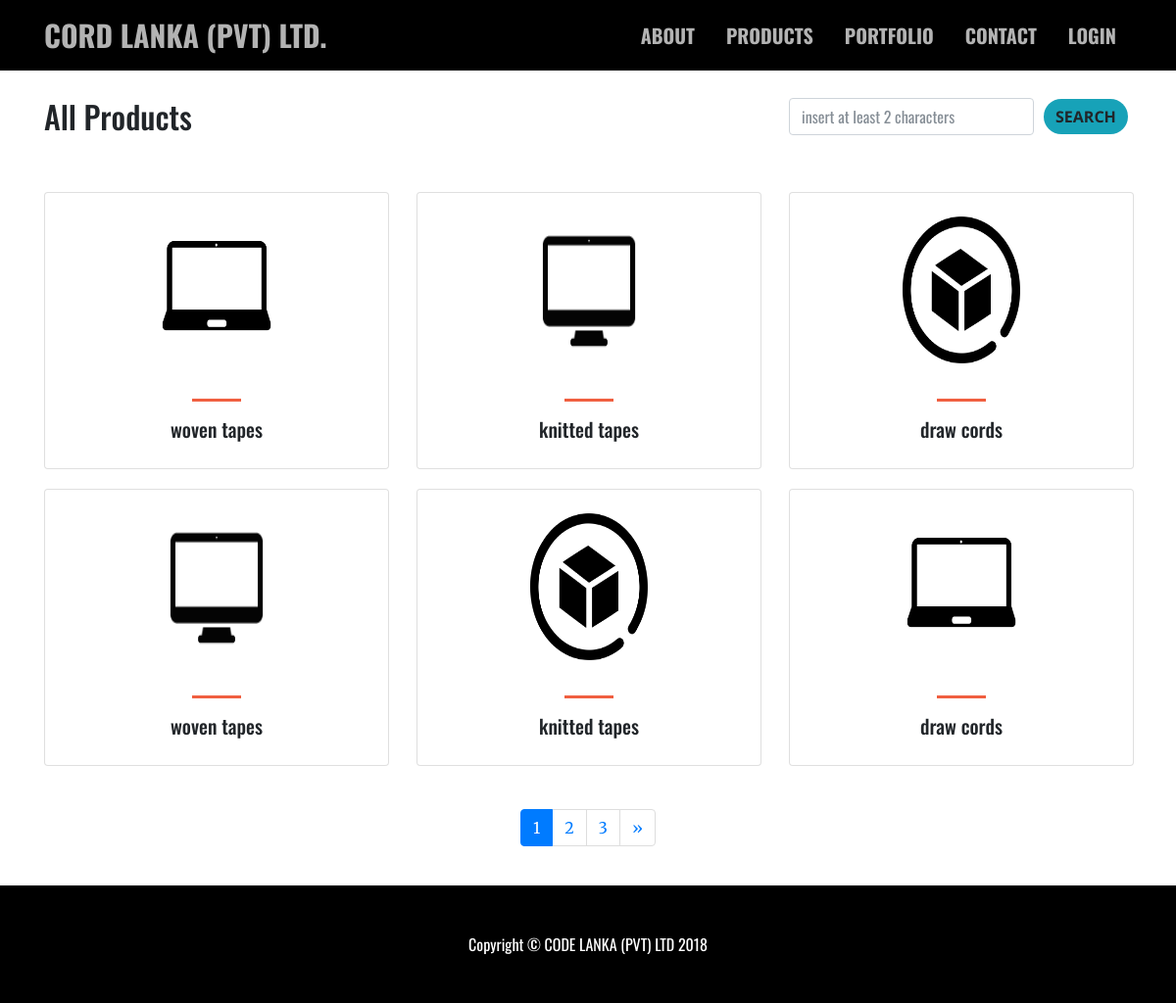
Page /index.php/products/browse on the earlier database version.
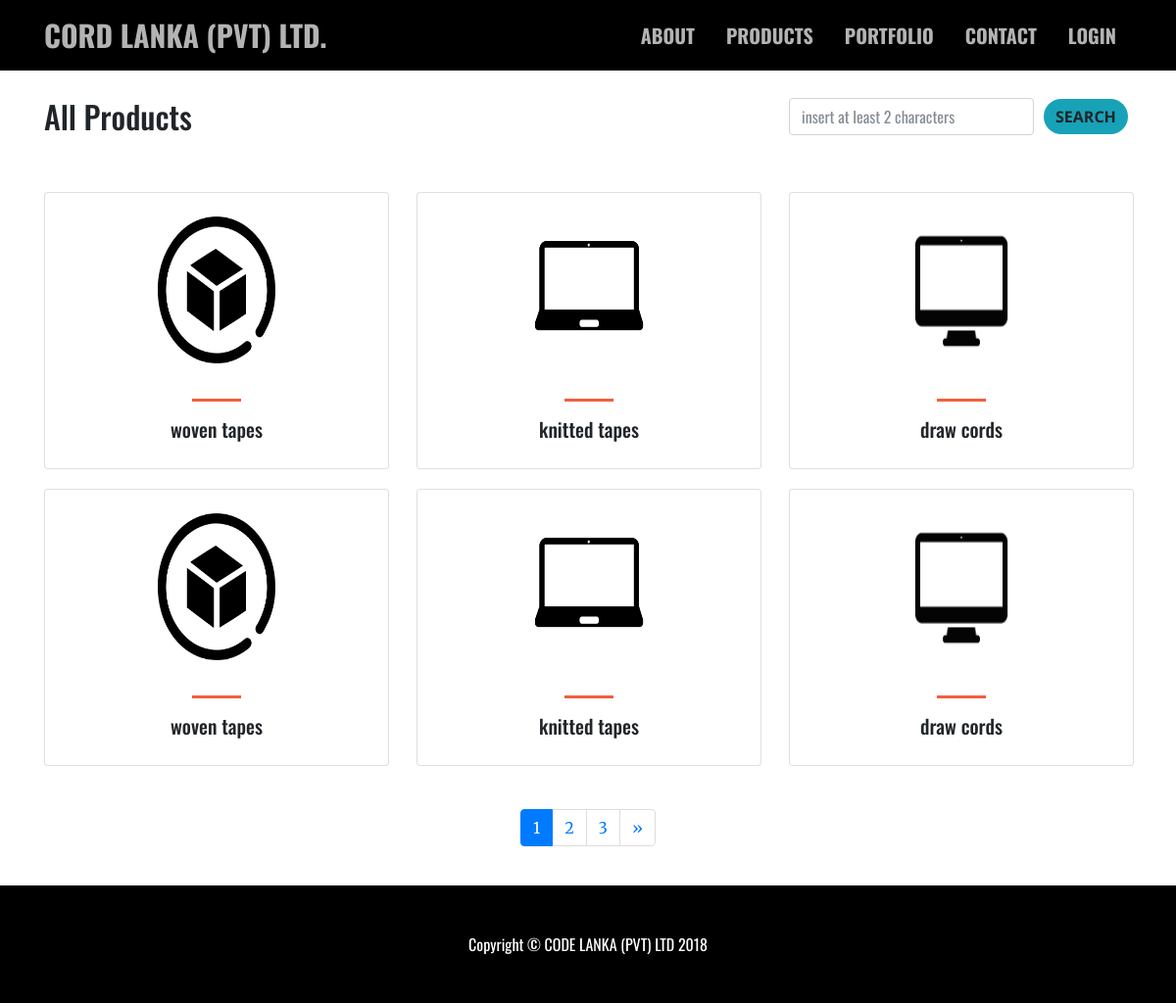
Same page on the later database version.
### tables this page shows
CREATE TABLE `products` (
  `product_id` int(11) NOT NULL,
  `category_id` int(5) NOT NULL,
  `category_name` varchar(30) NOT NULL,
  `product_name` varchar(50) NOT NULL,
  `image` varchar(100) NOT NULL
);

### index.php (called while the page is built, shortened)
<?php
require_once BASEPATH.'core/CodeIgniter.php';

### application/models/Products_model.php (called while the page is built, shortened)
<?php if ( ! defined('BASEPATH')) exit('No direct script access allowed');
class Products_model extends CI_Model {
	public function products_pagination($limit, $start)
	{
        $this->db->select('*');
        $this->db->from('products');
        $this->db->order_by('product_id','DESC');
        $this->db->limit($limit, $start);
        $query = $this->db->get();
        return $result = $query->result();
    }
}

### application/views/products.php (the view, shortened to what this page needs)
<?php if ($this->session->userdata('loggedin')) {
  include 'includes/loggedin_header.php';
}
else{
   include 'includes/inner_header.php';
}
?>
<div class="container" style="margin-top: 100px;min-height: 800px;">
	<div class="row">
		<div class="col-lg-8"><h2 id="card-head">All Products</h2></div><br><br><br>
		<div class="col-lg-4">
			 <form method="POST" class="form-inline">
				<input style="width: 250px;font-family: 'Oswald', sans-serif;margin-right: 10px;" id="searchBox" type="text" placeholder="insert at least 2 characters" name="searchBox" class="form-control">
				<a name="search_btn" id="search_btn" data-toggle="modal" data-target=".bd-example-modal-lg" class="btn btn-info">search</a>
			 </form>
        </div>
	</div><br>
	<div class="row">
		<?php foreach ($product_items as $item) : ?>
			<div class="col-lg-4">
				<div class="card" style="width: 22rem; margin-bottom: 20px;"><br>
				  <center><img class="card-img-top" style="width: 120px;height: 150px;" src="<?php echo base_url() ?>/assets/img/products/<?php echo $item->image?>" alt="Card image cap"></center>
				  <div class="card-body"><hr>
				    <h5 class="text-center"><?php echo $item->category_name?></h5>
				  </div>
				</div>
			</div>
		<?php endforeach; ?>
	</div>
	<br>
	<div class="row">
		<nav aria-label="Page navigation example" style="margin: auto;">
		    <ul class="pagination">
		    	<?php echo $link; ?>
		    </ul>
		</nav>
	</div>
	<br>
</div>

### application/controllers/Products.php (shortened to what this page needs)
<?php
class Products extends CI_Controller {
	public function __construct()
	{
		$this->load->model('Products_model');
	}
	public function browse()
	{
        $this->load->library('pagination');
        $config['base_url'] = 'http://localhost/Projects/CodeLanka/Products/browse';
        $config['total_rows'] = $this->Products_model->get_product_count();
        $config['per_page'] = 6;
        $config['uri_segment'] = 3;
		$config['attributes'] = array('class' => 'page-link');
		$config['first_link'] = 'First';
		$config['last_link'] = 'Last';
		$config['first_tag_open'] = '<li class="page-item">';
		$config['first_tag_close'] = '</li>';
		$config['prev_link'] = '&laquo';
		$config['prev_tag_open'] = '<li class="prev">';
		$config['prev_tag_close'] = '</li>';
		$config['next_link'] = '&raquo';
		$config['next_tag_open'] = '<li class="page-item">';
		$config['next_tag_close'] = '</li>';
		$config['last_tag_open'] = '<li class="page-item">';
		$config['last_tag_close'] = '</li>';
		$config['cur_tag_open'] = '<li class="page-item active"><a href="#" class="page-link">';
		$config['cur_tag_close'] = '<span class="sr-only">(current)</span></a></li>';
		$config['num_tag_open'] = '<li class="page-item">';
		$config['num_tag_close'] = '</li>';
        $page = ($this->uri->segment(3)) ? $this->uri->segment(3) : 0;
        $this->pagination->initialize($config);
        $data['link'] = $this->pagination->create_links();
        $data['product_items'] = $this->Products_model->products_pagination($config['per_page'], $page);
		$this->load->view('products', $data);
		$this->load->view('includes/footer');
	}
}

### application/views/includes/inner_header.php (shortened to what this page needs)
<!DOCTYPE html>
<html lang="en">
  <head>
    <link href="<?php echo base_url() ?>assets/vendor/bootstrap/css/bootstrap.min.css" rel="stylesheet">
    <link href="<?php echo base_url() ?>assets/vendor/font-awesome/css/font-awesome.min.css" rel="stylesheet" type="text/css">
    <link href="<?php echo base_url() ?>assets/vendor/magnific-popup/magnific-popup.css" rel="stylesheet">
    <link href="<?php echo base_url() ?>assets/css/creative.css" rel="stylesheet">
    <link href="<?php echo base_url() ?>assets/css/animate.css" rel="stylesheet">
  </head>
  <body id="page-top">
    <nav class="navbar navbar-expand-lg navbar-light fixed-top" id="mainNav" style="background-color: black;">
      <div class="container">
        <a class="navbar-brand" href="<?php echo base_url() ?>">CORD LANKA (Pvt) Ltd.</a>
        <div class="collapse navbar-collapse" id="navbarResponsive">
          <ul class="navbar-nav ml-auto">
            <li class="nav-item">
              <a class="nav-link js-scroll-trigger" href="<?php echo base_url() ?>#about">About</a>
            </li>
            <li class="nav-item">
              <a class="nav-link js-scroll-trigger" href="<?php echo base_url() ?>#services">Products</a>
            </li>
            <li class="nav-item">
              <a class="nav-link js-scroll-trigger" href="<?php echo base_url() ?>#portfolio">Portfolio</a>
            </li>
            <li class="nav-item">
              <a class="nav-link js-scroll-trigger" href="<?php echo base_url() ?>#contact">Contact</a>
            </li>
            <li class="nav-item">
              <a class="nav-link" href="<?php echo base_url()?>Login">Login</a>
            </li>
          </ul>
        </div>
      </div>
    </nav>

### application/views/includes/footer.php (shortened to what this page needs)
    <footer class="py-5" style="background-color: black;">
      <div class="container">
        <p class="m-0 text-center text-white">Copyright &copy; CODE LANKA (PVT) LTD 2018</p>
      </div>
    </footer>
  </body>
</html>

### assets/css/creative.css (style rules this page uses)
body, html { width: 100%; height: 100%; }
body { font-family: 'Merriweather', 'Helvetica Neue', Arial, sans-serif; }
hr { max-width: 50px; border-width: 3px; border-color: #F05F40; }
a { color: #F05F40; -webkit-transition: all 0.2s; -moz-transition: all 0.2s; transition: all 0.2s; }
h1, h2, h3, h4, h5, h6 { font-family: 'Oswald', sans-serif !important; }
body { -webkit-tap-highlight-color: #212529; }
#mainNav { border-bottom: 1px solid rgba(33, 37, 41, 0.1); background-color: #fff; font-family: 'Open Sans', 'Helvetica Neue', Arial, sans-serif; -webkit-transition: all 0.2s; -moz-transition: all 0.2s; transition: all 0.2s; }
#mainNav .navbar-brand { font-weight: 700; text-transform: uppercase; color: #F05F40; font-family: 'Open Sans', 'Helvetica Neue', Arial, sans-serif; }
#mainNav .navbar-nav > li.nav-item > a.nav-link, #mainNav .navbar-nav > li.nav-item > a.nav-link:focus { font-size: .9rem; font-weight: 700; text-transform: uppercase; color: #212529; }
@media (min-width: 992px) { #mainNav { border-color: transparent; background-color: transparent; } }
@media (min-width: 992px) { #mainNav .navbar-brand { color: rgba(255, 255, 255, 0.7); } }
@media (min-width: 992px) { #mainNav .navbar-nav > li.nav-item > a.nav-link { padding: 0.5rem 1rem; } }
@media (min-width: 992px) { #mainNav .navbar-nav > li.nav-item > a.nav-link, #mainNav .navbar-nav > li.nav-item > a.nav-link:focus { color: rgba(255, 255, 255, 0.7); } }
.btn { font-weight: 700; text-transform: uppercase; border: none; border-radius: 300px; font-family: 'Open Sans', 'Helvetica Neue', Arial, sans-serif; }
footer, #mainNav, nav .container .navbar-brand, #company-greeting, #card-head, #result, .pro-result-head { font-family: 'Oswald', sans-serif !important; }
.navbar-collapse ul li a { font-size: 20px !important; }
.navbar-brand { font-size: 30px !important; }

Differences in the rows shown:
changed products (number 1 of 6 on the later page): image: a different picture
changed products (number 2 of 6 on the later page): image: a different picture
changed products (number 3 of 6 on the later page): image: a different picture
changed products (number 4 of 6 on the later page): image: a different picture
changed products (number 5 of 6 on the later page): image: a different picture
changed products (number 6 of 6 on the later page): image: a different picture
